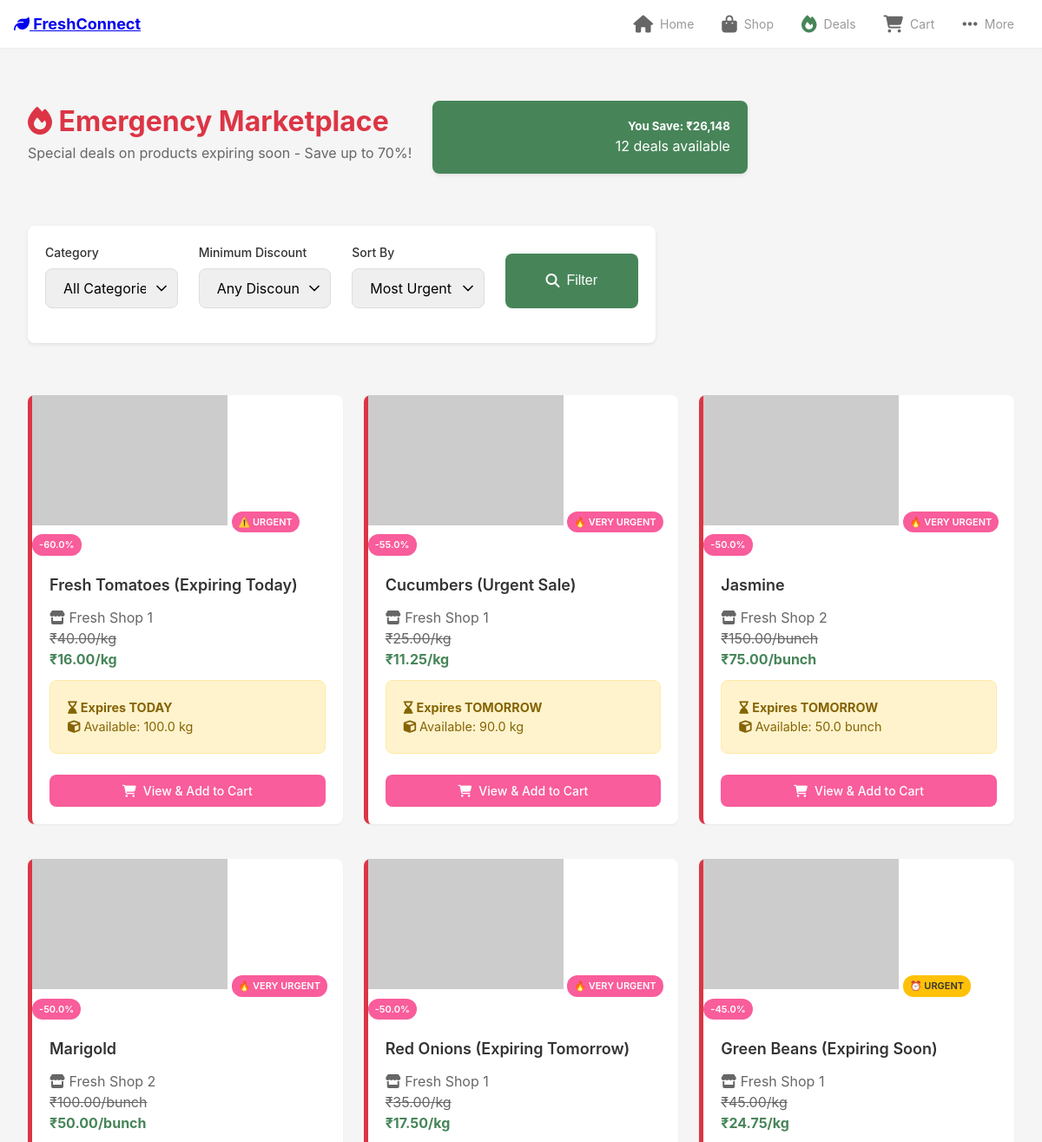
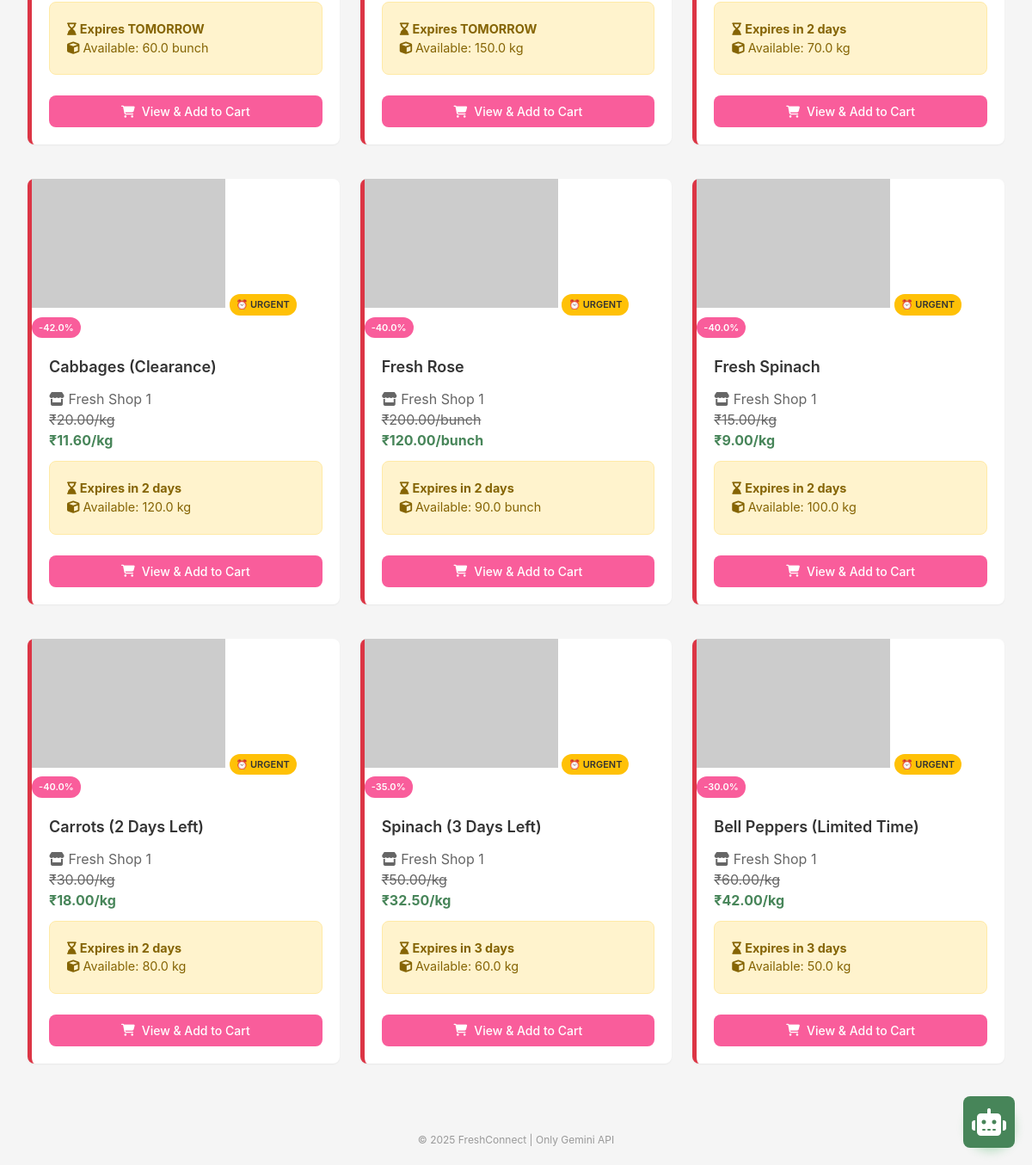
/emergency/marketplace (signed in), run on the app's committed database (2 pictures, top to bottom).
### app/models.py (models this page shows, shortened)
class Product(db.Model):
    __tablename__ = 'products'
    id = db.Column(db.Integer, primary_key=True)
    vendor_id = db.Column(db.Integer, db.ForeignKey('users.id'), nullable=False, index=True)
    product_name = db.Column(db.String(100), nullable=False)
    category = db.Column(db.String(50), nullable=False, index=True)
    description = db.Column(db.Text)
    price = db.Column(db.Float, nullable=False)
    quantity = db.Column(db.Float, nullable=False)
    unit = db.Column(db.String(20), default='kg')
    expiry_date = db.Column(db.Date)
    is_emergency = db.Column(db.Boolean, default=False, index=True)
    emergency_discount = db.Column(db.Float, default=0)  # Discount % (0-100)
    original_price_backup = db.Column(db.Float)  # Store original price before discount
    emergency_marked_at = db.Column(db.DateTime)  # When vendor marked as emergency
    days_until_expiry = db.Column(db.Integer)  # Auto-calculated days remaining
    image_filename = db.Column(db.String(255))
    moq_enabled = db.Column(db.Boolean, default=False)
    moq_type = db.Column(db.String(20))
    minimum_quantity = db.Column(db.Float)
    minimum_weight = db.Column(db.Float)
    is_active = db.Column(db.Boolean, default=True)
    created_at = db.Column(db.DateTime, default=datetime.utcnow)
    updated_at = db.Column(db.DateTime, default=datetime.utcnow, onupdate=datetime.utcnow)
    def get_emergency_status(self):
        if not self.is_emergency:
            return None
        if self.days_until_expiry == 0:
            return {'status': 'URGENT', 'color': 'danger', 'icon': '⚠️', 'message': 'Expires TODAY'}
        elif self.days_until_expiry == 1:
            return {'status': 'VERY URGENT', 'color': 'danger', 'icon': '🔥', 'message': 'Expires TOMORROW'}
        elif self.days_until_expiry <= 3:
            return {'status': 'URGENT', 'color': 'warning', 'icon': '⏰', 'message': f'Expires in {self.days_until_expiry} days'}
        else:
            return {'status': 'LIMITED TIME', 'color': 'info', 'icon': '⏳', 'message': f'Expires in {self.days_until_expiry} days'}

class User(UserMixin, db.Model):
    __tablename__ = 'users'
    id = db.Column(db.Integer, primary_key=True)
    name = db.Column(db.String(100), nullable=False)
    email = db.Column(db.String(100), unique=True, nullable=False, index=True)
    password_hash = db.Column(db.String(255), nullable=False)
    phone = db.Column(db.String(15))
    address = db.Column(db.String(255))
    city = db.Column(db.String(100))
    user_type = db.Column(db.String(20), nullable=False)
    business_name = db.Column(db.String(100))
    is_active = db.Column(db.Boolean, default=True)
    created_at = db.Column(db.DateTime, default=datetime.utcnow)
    updated_at = db.Column(db.DateTime, default=datetime.utcnow, onupdate=datetime.utcnow)
    products = db.relationship('Product', backref='vendor', lazy=True, foreign_keys='Product.vendor_id')
    orders_as_buyer = db.relationship('Order', backref='buyer', lazy=True, foreign_keys='Order.buyer_id')
    orders_as_seller = db.relationship('Order', backref='seller', lazy=True, foreign_keys='Order.seller_id')

### app/routes/emergency.py (the view)
@bp.route('/marketplace')
@retailer_required
def marketplace():
    category = request.args.get('category', None)
    min_discount = int(request.args.get('min_discount', 0))
    sort_by = request.args.get('sort', 'urgency')
    products = EmergencyMarketplaceService.get_emergency_marketplace_products(
        category=category,
        min_discount=min_discount,
        sort_by=sort_by
    )
    categories = EmergencyMarketplaceService.get_emergency_categories()
    total_products = len(products)
    total_savings = sum(
        ((p.original_price_backup or p.price) - p.price) * p.quantity
        for p in products
    )
    return render_template('emergency/marketplace.html',
                         products=products,
                         categories=categories,
                         total_products=total_products,
                         total_savings=total_savings,
                         selected_category=category,
                         selected_discount=min_discount,
                         sort_by=sort_by)

### app/emergency_marketplace_service.py (called while the page is built)
    @staticmethod
    def get_emergency_categories():
        emergency_products = Product.query.filter_by(
            is_emergency=True,
            is_active=True
        ).all()
        categories = set()
        for product in emergency_products:
            categories.add(product.category)
        return sorted(list(categories))

### app/templates/emergency/marketplace.html (shortened to what this page needs)
{% extends 'base.html' %}
{% block content %}
<div class="container-fluid mt-4">
    <div class="row mb-4">
        <div class="col-md-8">
            <h1 style="color: #dc3545;">
                <i class="fas fa-fire"></i> Emergency Marketplace
            </h1>
            <p class="text-muted">Special deals on products expiring soon - Save up to 70%!</p>
        </div>
        <div class="col-md-4 text-end">
            <div class="card bg-success text-white">
                <div class="card-body">
                    <h5>You Save: ₹{{ "{:,.0f}".format(total_savings) }}</h5>
                    <p class="mb-0">{{ total_products }} deals available</p>
                </div>
            </div>
        </div>
    </div>
    <div class="row mb-4">
        <div class="col-md-12">
            <div class="card">
                <div class="card-body">
                    <form method="GET" class="row g-3">
                        <div class="col-md-3">
                            <label class="form-label">Category</label>
                            <select name="category" class="form-select">
                                <option value="">All Categories</option>
                            </select>
                        </div>
                        <div class="col-md-3">
                            <label class="form-label">Minimum Discount</label>
                            <select name="min_discount" class="form-select">
                                <option value="0" {% if selected_discount == 0 %}selected{% endif %}>Any Discount</option>
                            </select>
                        </div>
                        <div class="col-md-3">
                            <label class="form-label">Sort By</label>
                            <select name="sort" class="form-select">
                                <option value="urgency" {% if sort_by == 'urgency' %}selected{% endif %}>Most Urgent</option>
                            </select>
                        </div>
                        <div class="col-md-3 d-flex align-items-end">
                            <button type="submit" class="btn btn-primary w-100">
                                <i class="fas fa-search"></i> Filter
                            </button>
                        </div>
                    </form>
                </div>
            </div>
        </div>
    </div>
    <div class="row">
        {% if products %}
            {% for product in products %}
            {% set urgency = product.get_emergency_status() %}
            <div class="col-md-6 col-lg-4 mb-4">
                <div class="card h-100 shadow-sm" style="border-left: 5px solid #dc3545;">
                    <div style="position: relative;">
                        <img src="https://via.placeholder.com/300x200?text={{ product.product_name }}"
                             class="card-img-top" alt="{{ product.product_name }}" style="height: 150px; object-fit: cover;">
                        {% if urgency %}
                        <span class="badge bg-{{ urgency.color }} position-absolute top-0 end-0 m-2">
                            {{ urgency.icon }} {{ urgency.status }}
                        </span>
                        {% endif %}
                        <span class="badge bg-danger position-absolute top-0 start-0 m-2">
                            -{{ product.emergency_discount }}%
                        </span>
                    </div>
                    <div class="card-body">
                        <h5 class="card-title">{{ product.product_name }}</h5>
                        <p class="text-muted">
                            <i class="fas fa-store"></i> {{ product.vendor.business_name }}
                        </p>
                        <div class="mb-2">
                            <span class="text-muted" style="text-decoration: line-through;">
                                ₹{{ "%.2f"|format(product.original_price_backup or product.price) }}/{{ product.unit }}
                            </span>
                            <br>
                            <span class="h5 text-success">
                                <strong>₹{{ "%.2f"|format(product.price) }}/{{ product.unit }}</strong>
                            </span>
                        </div>
                        {% if urgency %}
                        <div class="alert alert-warning mb-2" style="font-size: 0.9rem;">
                            <i class="fas fa-hourglass-end"></i>
                            <strong>{{ urgency.message }}</strong><br>
                            <i class="fas fa-cube"></i>
                            Available: {{ product.quantity }} {{ product.unit }}
                        </div>
                        {% endif %}
                        <a href="{{ url_for('emergency.product_detail', product_id=product.id) }}" class="btn btn-danger w-100 btn-sm">
                            <i class="fas fa-shopping-cart"></i> View & Add to Cart
                        </a>
                    </div>
                </div>
            </div>
            {% endfor %}
        {% endif %}
    </div>
</div>
{% endblock %}

### app/templates/base.html (shortened to what this page needs)
<!DOCTYPE html>
<html lang="en">
<head>
    <link rel="stylesheet" href="https://cdnjs.cloudflare.com/ajax/libs/font-awesome/6.4.0/css/all.min.css">
    <link rel="stylesheet" href="{{ url_for('static', filename='css/mobile-first.css') }}">
</head>
<body>
    <nav class="navbar">
        <a class="navbar-brand" href="/">
            <i class="fas fa-leaf"></i> FreshConnect
        </a>
        <ul class="navbar-nav">
            {% if current_user.is_authenticated %}
                {% if current_user.user_type == 'vendor' %}
                <li class="nav-item">
                    <a class="nav-link {% if request.endpoint and 'vendor.dashboard' in request.endpoint %}active{% endif %}" href="/vendor/dashboard">
                        <i class="fas fa-store"></i>
                        <small>Dashboard</small>
                    </a>
                </li>
                <li class="nav-item">
                    <a class="nav-link {% if request.endpoint and 'vendor.products' in request.endpoint %}active{% endif %}" href="/vendor/products">
                        <i class="fas fa-box"></i>
                        <small>Products</small>
                    </a>
                </li>
                <li class="nav-item">
                    <a class="nav-link {% if request.endpoint and 'vendor.add_product' in request.endpoint %}active{% endif %}" href="/vendor/add-product">
                        <i class="fas fa-plus"></i>
                        <small>Add</small>
                    </a>
                </li>
                <li class="nav-item">
                    <a class="nav-link {% if request.endpoint and 'emergency.vendor' in request.endpoint %}active{% endif %}" href="/emergency/vendor/dashboard">
                        <i class="fas fa-fire"></i>
                        <small>Emergency</small>
                    </a>
                </li>
                <li class="nav-item">
                    <a class="nav-link" href="/auth/logout">
                        <i class="fas fa-sign-out-alt"></i>
                        <small>Logout</small>
                    </a>
                </li>
                {% elif current_user.user_type == 'retailer' %}
                <li class="nav-item">
                    <a class="nav-link {% if request.endpoint and 'retailer.dashboard' in request.endpoint %}active{% endif %}" href="/retailer/dashboard">
                        <i class="fas fa-home"></i>
                        <small>Home</small>
                    </a>
                </li>
                <li class="nav-item">
                    <a class="nav-link {% if request.endpoint and 'retailer.browse' in request.endpoint %}active{% endif %}" href="/retailer/browse">
                        <i class="fas fa-shopping-bag"></i>
                        <small>Shop</small>
                    </a>
                </li>
                <li class="nav-item">
                    <a class="nav-link {% if request.endpoint and 'emergency.marketplace' in request.endpoint %}active{% endif %}" href="/emergency/marketplace">
                        <i class="fas fa-fire"></i>
                        <small>Deals</small>
                    </a>
                </li>
                <li class="nav-item">
                    <a class="nav-link {% if request.endpoint and 'retailer.cart' in request.endpoint %}active{% endif %}" href="/retailer/cart">
                        <i class="fas fa-shopping-cart"></i>
                        <small>Cart</small>
                    </a>
                </li>
                <li class="nav-item">
                    <a class="nav-link" href="#" onclick="showRetailerMenu(event)">
                        <i class="fas fa-ellipsis-h"></i>
                        <small>More</small>
                    </a>
                </li>
                {% endif %}
            {% endif %}
        </ul>
    </nav>
    <main>
        {% block content %}{% endblock %}
    </main>
    {% if current_user.is_authenticated and current_user.user_type == 'retailer' %}
    <button class="fab" onclick="window.location.href='/retailer/cart'" title="View Cart">
    </button>
    {% endif %}
    <footer style="text-align: center; padding: 20px 0; color: #999; font-size: 12px;">
        <p style="margin: 0;">© 2025 FreshConnect | Only Gemini API</p>
    </footer>
    {% if current_user.is_authenticated %}
    {% include 'components/chatbot.html' %}
    {% endif %}
</body>
</html>

### app/templates/components/chatbot.html (shortened to what this page needs)
<div class="chatbot-widget" style="position: fixed; bottom: 20px; right: 20px; z-index: 1000;">
    <button id="chatbot-toggle" class="btn btn-primary rounded-circle" style="width: 60px; height: 60px;">
        <i class="fas fa-robot fa-2x"></i>
    </button>
</div>

### app/templates/base.html (style rules this page uses)
html { scroll-behavior: smooth; }

### app/templates/emergency/marketplace.html (style rules this page uses)
.card { transition: transform 0.2s; }

### data on the page
Product: icon "⚠️", status "URGENT", emergency_discount "60.0", product_name "Fresh Tomatoes (Expiring Today)", vendor.business_name "Fresh Shop 1", original_price_backup "40.00", unit "kg", price "16.00", message "Expires TODAY", quantity "100.0"
Product: icon "🔥", status "VERY URGENT", emergency_discount "55.0", product_name "Cucumbers (Urgent Sale)", vendor.business_name "Fresh Shop 1", original_price_backup "25.00", unit "kg", price "11.25", message "Expires TOMORROW", quantity "90.0"
Product: icon "🔥", status "VERY URGENT", emergency_discount "50.0", product_name "Jasmine", vendor.business_name "Fresh Shop 2", original_price_backup "150.00", unit "bunch", price "75.00", message "Expires TOMORROW", quantity "50.0"
Product: icon "🔥", status "VERY URGENT", emergency_discount "50.0", product_name "Marigold", vendor.business_name "Fresh Shop 2", original_price_backup "100.00", unit "bunch", price "50.00", message "Expires TOMORROW", quantity "60.0"
Product: icon "🔥", status "VERY URGENT", emergency_discount "50.0", product_name "Red Onions (Expiring Tomorrow)", vendor.business_name "Fresh Shop 1", original_price_backup "35.00", unit "kg", price "17.50", message "Expires TOMORROW", quantity "150.0"
Product: icon "⏰", status "URGENT", emergency_discount "45.0", product_name "Green Beans (Expiring Soon)", vendor.business_name "Fresh Shop 1", original_price_backup "45.00", unit "kg", price "24.75", message "Expires in 2 days", quantity "70.0"
Product: icon "⏰", status "URGENT", emergency_discount "42.0", product_name "Cabbages (Clearance)", vendor.business_name "Fresh Shop 1", original_price_backup "20.00", unit "kg", price "11.60", message "Expires in 2 days", quantity "120.0"
Product: icon "⏰", status "URGENT", emergency_discount "40.0", product_name "Fresh Rose", vendor.business_name "Fresh Shop 1", original_price_backup "200.00", unit "bunch", price "120.00", message "Expires in 2 days", quantity "90.0"
Product: icon "⏰", status "URGENT", emergency_discount "40.0", product_name "Fresh Spinach", vendor.business_name "Fresh Shop 1", original_price_backup "15.00", unit "kg", price "9.00", message "Expires in 2 days", quantity "100.0"
Product: icon "⏰", status "URGENT", emergency_discount "40.0", product_name "Carrots (2 Days Left)", vendor.business_name "Fresh Shop 1", original_price_backup "30.00", unit "kg", price "18.00", message "Expires in 2 days", quantity "80.0"
Product: icon "⏰", status "URGENT", emergency_discount "35.0", product_name "Spinach (3 Days Left)", vendor.business_name "Fresh Shop 1", original_price_backup "50.00", unit "kg", price "32.50", message "Expires in 3 days", quantity "60.0"
Product: icon "⏰", status "URGENT", emergency_discount "30.0", product_name "Bell Peppers (Limited Time)", vendor.business_name "Fresh Shop 1", original_price_backup "60.00", unit "kg", price "42.00", message "Expires in 3 days", quantity "50.0"

### other printed values
{{ "{:,.0f}".format(total_savings) }} "26,148"
{{ total_products }} "12"
